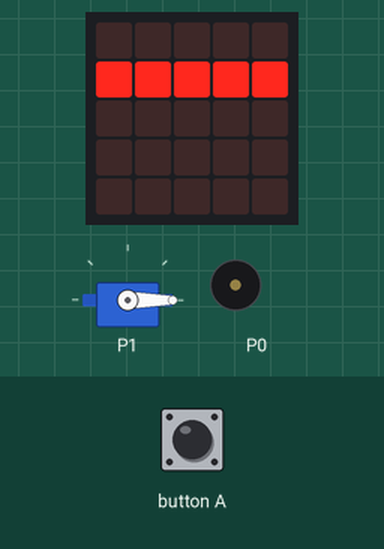
A program run on a simulated BBC micro:bit (MakeCode). Shown: servo, the board's 5×5 LED display, buzzer (waves = sounding). The inputs (shaded band) are chosen by the test bench.

Above: at 1.2 s.
1.3 s: button A pressed for 0.5 s
At 2.5 s:
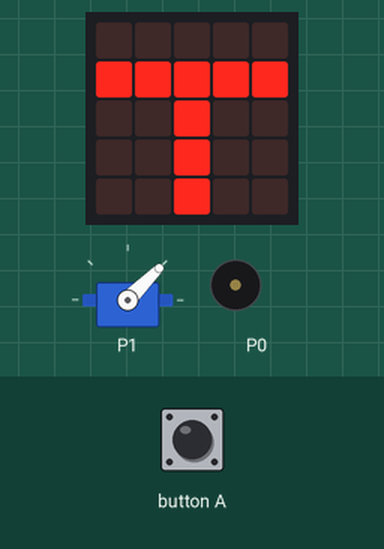
4.8 s: button A pressed for 3.2 s
At 8.11 s:
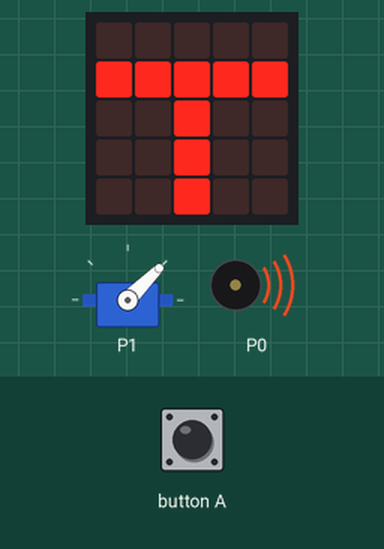
Timing chart, 0 to 14.7 s (numbered marks = the images above; inputs shaded):
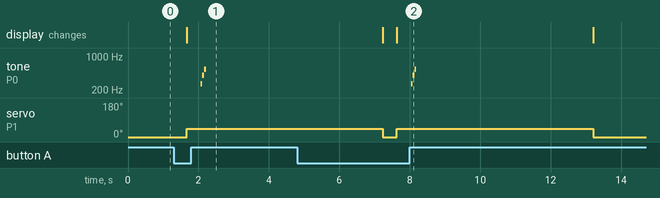

Measured:
- after the input at 1.3 s, tone on P0: silent → 266 Hz after 0.76 s, → 400 Hz 0.05 s later, → 533 Hz 0.05 s later, → silent 0.05 s later; servo on P1: 0° → 45° after 0.36 s; the display: changes after 0.36 s (image 1)
- after the input at 4.8 s, tone on P0: silent → 266 Hz after 3.2 s, → 400 Hz 0.05 s later, → 533 Hz 0.05 s later, → silent 0.05 s later

The program:

main.ts
```typescript
basic.forever(function () {
    servos.P1.setAngle(0)
    basic.showLeds(`
        . . . . .
        # # # # #
        . . . . .
        . . . . .
        . . . . .
        `)
    if (input.buttonIsPressed(Button.A)) {
        servos.P1.setAngle(45)
        basic.showLeds(`
            . . . . .
            # # # # #
            . . # . .
            . . # . .
            . . # . .
            `)
        music.play(music.createSoundExpression(WaveShape.Sine, 200, 600, 255, 0, 150, SoundExpressionEffect.None, InterpolationCurve.Linear), music.PlaybackMode.UntilDone)
        basic.pause(5000)
    }
})
```

test.ts
```typescript
// les tests vont ici ; cela ne sera pas compilé si ce paquet est utilisé en tant qu'extension.
```
